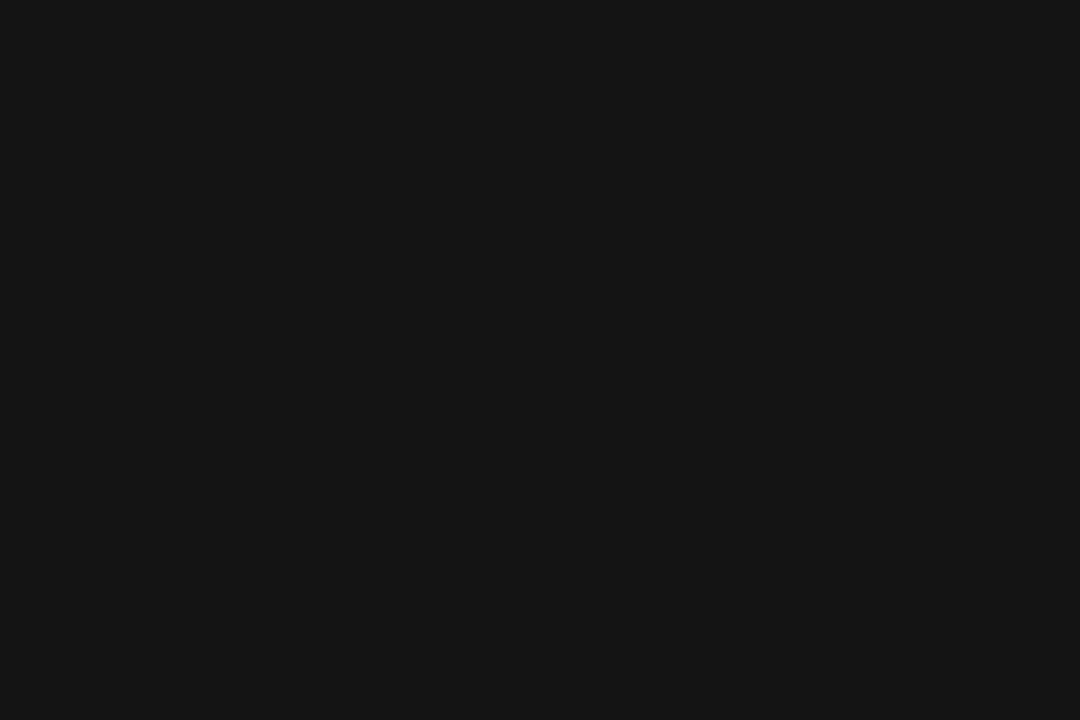
Frame 1 (no input)
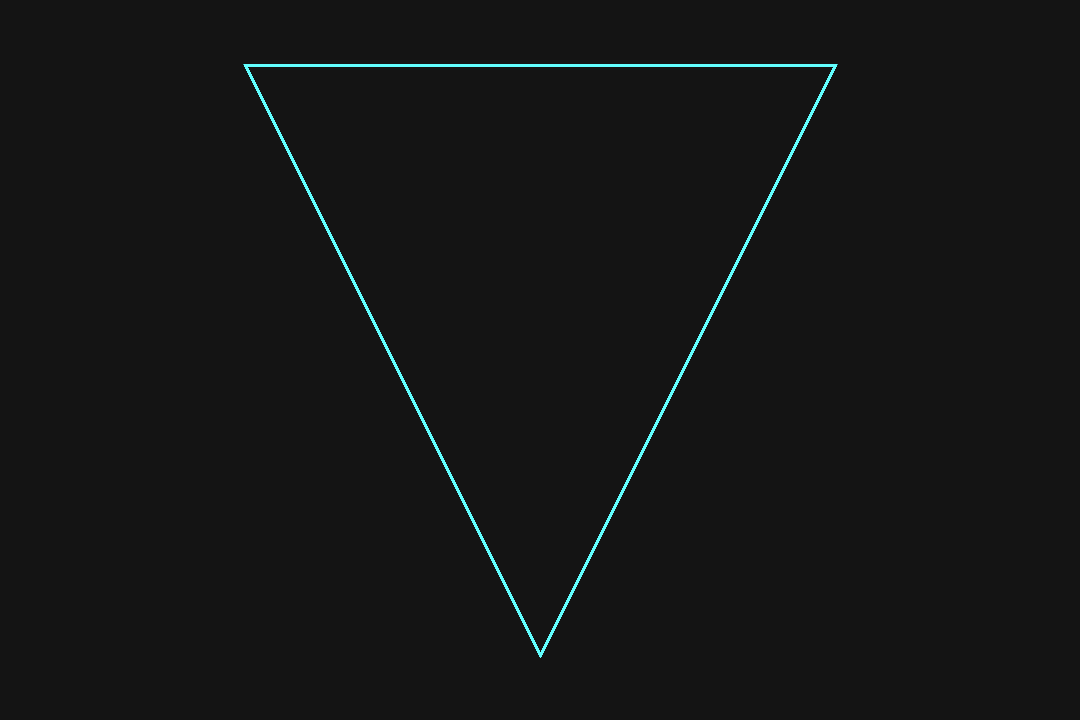
Frame 60 (the mouse pressed at the canvas centre just before this capture)
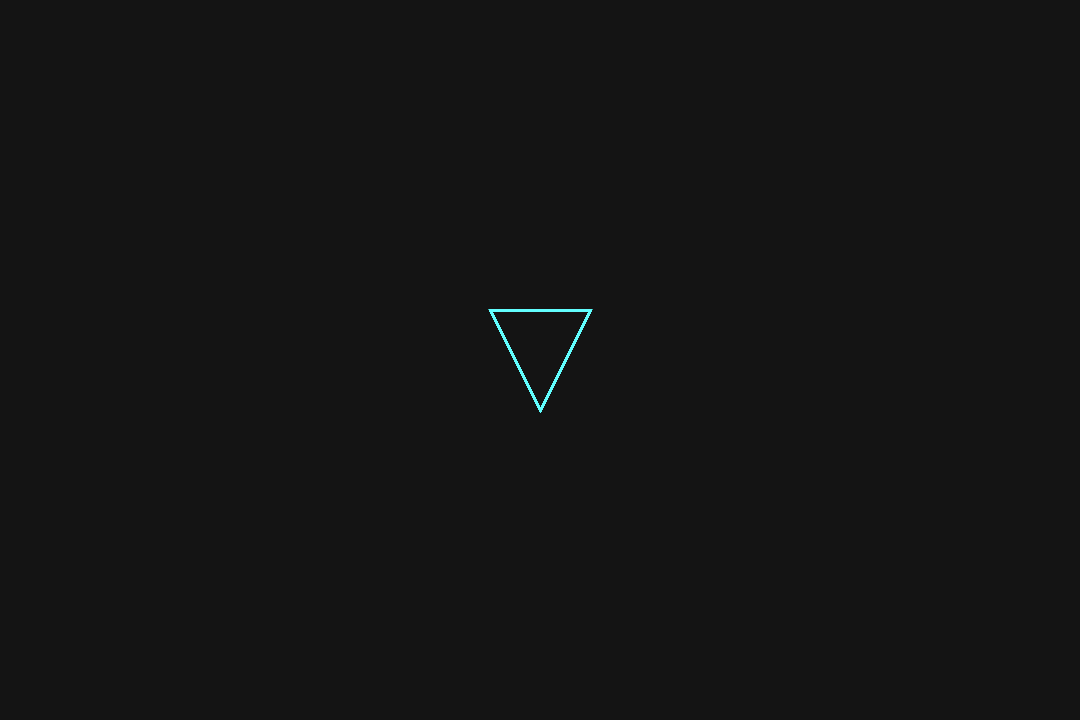
Frame 120 (the mouse held since frame 60 and released just before this capture)

The Processing sketch that drew these frames (run headless with seeded random() and noise(); from frame 60 on, the mouse is pressed at the canvas centre):

// Processing sketch: Triangle_Grow
// ── Triangle_Grow.pde
float posx;
float posy;

Triangle[] triangles = new Triangle[100];
float movex;
float movey;


void setup()
{
  size(1080,720);
  frameRate(30);
  for(int i = 0; i < triangles.length; i++)
  {
    triangles[i] = new Triangle();
  }
}
void draw()
{
  float r = 0;
  
  if(r>359){
  r = 0;
  }
  background(20);
  translate(width/2, height/2);
  rotate(degrees(r));
  noFill();
  stroke(0);
  strokeWeight(4);
  for(int i = 0; i<triangles.length; i++)
  {
    triangles[i].display(i, 255, 255, movex, movey);
    //triangles[i].display(i, 255, 255, -movex, -movey);

  }
  if(movex>width/2)
  {
    movex = 0;
    movey = 0;
  }
  movex += 5;
  movey += 5;
  r+=1;
  
  
  
  //triangle(0,posy, -posx, -posy, posx, -posy);
}

// ── Triangle.pde
class Triangle
{
  
  Triangle()
  {
    posx += 1;
    posy += 1;
  }
  void display(float h, float s, float b, float posx, float posy)
  {
   stroke(h,s,b);
   strokeWeight(2);
   triangle(0,posy, -posx, -posy, posx, -posy);
   //triangle(0-15,posy-15, -posx+15, -posy+15, posx-15, -posy-15);    
   //triangle(0+15,posy+15, -posx-15, -posy-15, posx+15, -posy+15);

  }
}
